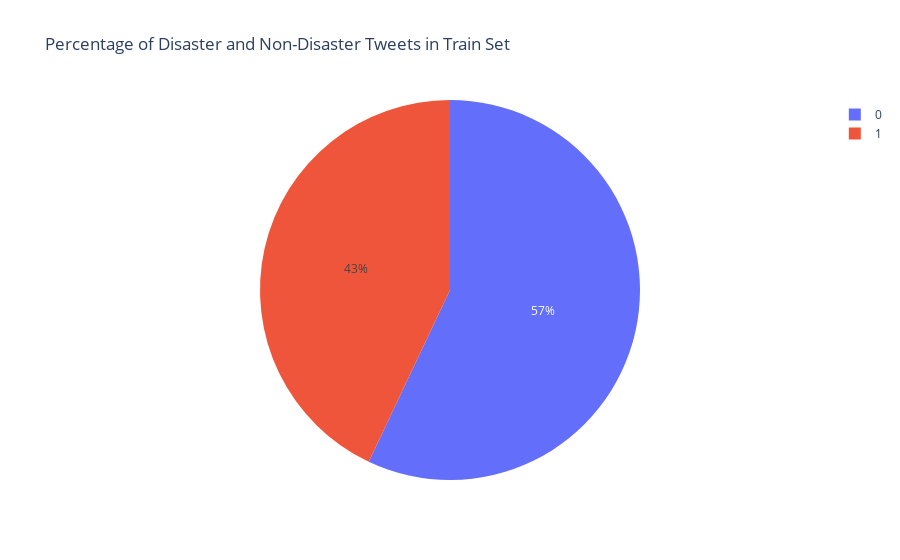

Notebook cell for this chart:
### Code cell
plot_disaster_and_non_disaster_pie_distribution(raw=True)

### Figure 1 — Plotly figure (JSON) as saved in the notebook; plotly's stock layout.template omitted (floating-point values rounded to 4 significant figures)
{"data": [{"domain": {"x": [0, 1], "y": [0, 1]}, "hovertemplate": "Disaster Tweet=%{label}<br>count=%{value}<extra></extra>", "labels": [0, 1], "legendgroup": "", "name": "", "showlegend": true, "type": "pie", "values": [4342, 3271]}], "layout": {"legend": {"tracegroupgap": 0}, "title": {"text": "Percentage of Disaster and Non-Disaster Tweets in Train Set"}}}
